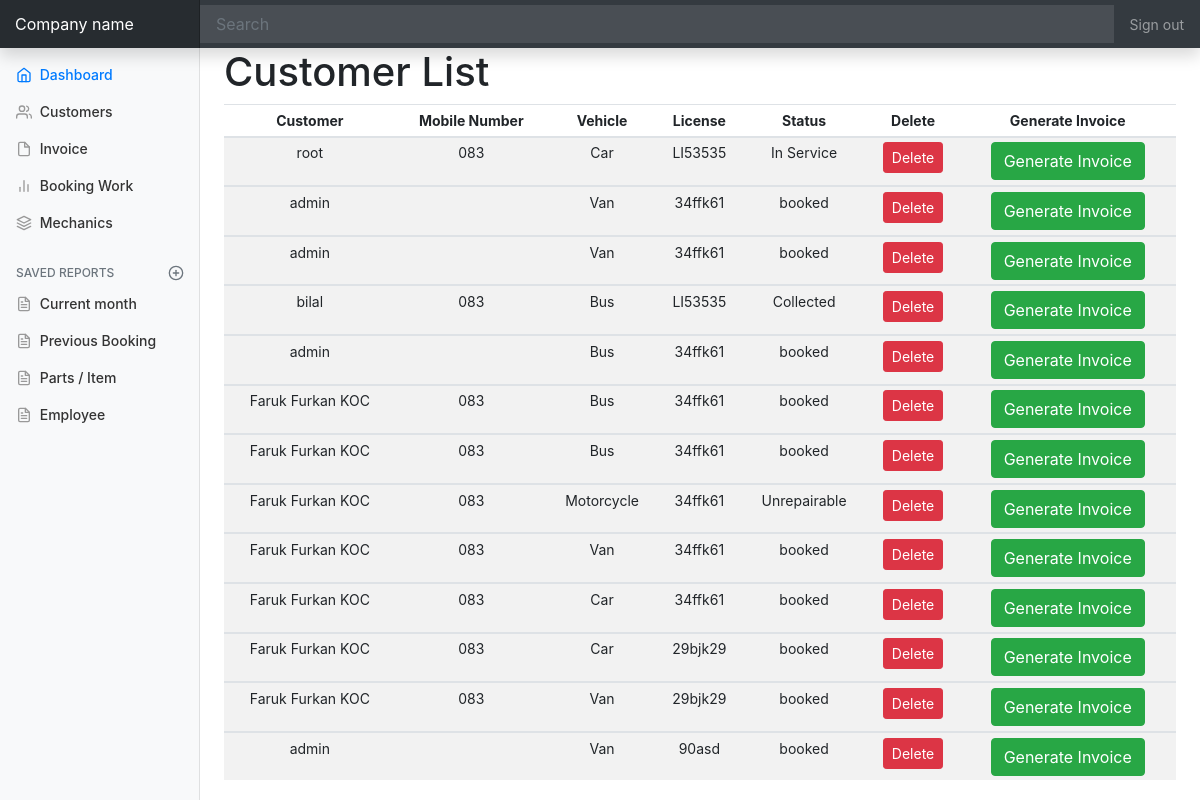
The page /client/booking-for-invoice.php on the database its author committed.
### tables this page shows
CREATE TABLE IF NOT EXISTS `booking` (
  `id` int(11) unsigned NOT NULL AUTO_INCREMENT,
  `user` varchar(100) NOT NULL,
  `phone` varchar(100) NOT NULL,
  `vehicletype` varchar(100) NOT NULL,
  `selectmake` varchar(100) NOT NULL,
  `selectmodel` varchar(100) NOT NULL,
  `licence` varchar(100) NOT NULL,
  `enginetype` varchar(100) NOT NULL,
  `service` varchar(100) NOT NULL,
  `date` varchar(100) NOT NULL,
  `vehicle` varchar(100) NOT NULL,
  `comment` varchar(500) NOT NULL,
  `status` enum('booked','In Service','Unrepairable','Fixed','Collected') NOT NULL,
  PRIMARY KEY (`id`)
);

### client/booking-for-invoice.php (the view, shortened to what this page needs)
<?php
  include('dashboard-header.php');
?>
<main role="main" class="col-md-9 ml-sm-auto col-lg-10 px-4">
  <h1 class="h1">Customer List</h1>
  <div class="table-responsive">
    <table class="table table-striped table-sm">
      <thead>
        <tr style="text-align: center">
          <th>Customer</th>
          <th>Mobile Number</th>
          <th>Vehicle</th>
          <th>License</th>
          <th>Status</th>
          <th>Delete</th>
          <th>Generate Invoice</th>
        </tr>
      </thead>
      <?php
$query_vehicle = "SELECT * FROM `booking` ";
$result_vehicles = mysqli_query($conn, $query_vehicle);
while($row = mysqli_fetch_array($result_vehicles)){
?>
      <tbody style="text-align: center;">
       <td><?php echo $row['user'] ?></td>
       <td><?php echo $row['phone'] ?></td>
       <td><?php echo $row['vehicletype'] ?></td>
       <td><?php echo $row['licence'] ?></td>
       <td><?php echo $row['status'] ?></td>
       <td>
     <a href="booking-for-invoice.php?del_id=<?php echo $row['id'] ?>" class="btn btn-danger btn-sm">Delete</a>
       </td>
       <td>
       <a href="generate-invoice.php?id=<?php echo $row['id'] ?>" class="btn btn-success">Generate Invoice</a>
<?php } ?>
       </td>
      </tbody>
    </table>
  </div>
</main>
<?php include ('dashboard-footer.php') ?>

### client/assets/css/dashboard.css (style rules this page uses)
body { font-size: .875rem; }
[role="main"] { padding-top: 133px; }
@media (min-width: 768px) { [role="main"] { padding-top: 48px; } }

### rows shown on the page
booking: user "root", phone "083", vehicletype "Car", licence "LI53535", status "In Service"
booking: user "admin", vehicletype "Van", licence "34ffk61", status "booked"
booking: user "admin", vehicletype "Van", licence "34ffk61", status "booked"
booking: user "bilal", phone "083", vehicletype "Bus", licence "LI53535", status "Collected"
booking: user "admin", vehicletype "Bus", licence "34ffk61", status "booked"
booking: user "Faruk Furkan KOC", phone "083", vehicletype "Bus", licence "34ffk61", status "booked"
booking: user "Faruk Furkan KOC", phone "083", vehicletype "Bus", licence "34ffk61", status "booked"
booking: user "Faruk Furkan KOC", phone "083", vehicletype "Motorcycle", licence "34ffk61", status "Unrepairable"
booking: user "Faruk Furkan KOC", phone "083", vehicletype "Van", licence "34ffk61", status "booked"
booking: user "Faruk Furkan KOC", phone "083", vehicletype "Car", licence "34ffk61", status "booked"
booking: user "Faruk Furkan KOC", phone "083", vehicletype "Car", licence "29bjk29", status "booked"
booking: user "Faruk Furkan KOC", phone "083", vehicletype "Van", licence "29bjk29", status "booked"
booking: user "admin", vehicletype "Van", licence "90asd", status "booked"
